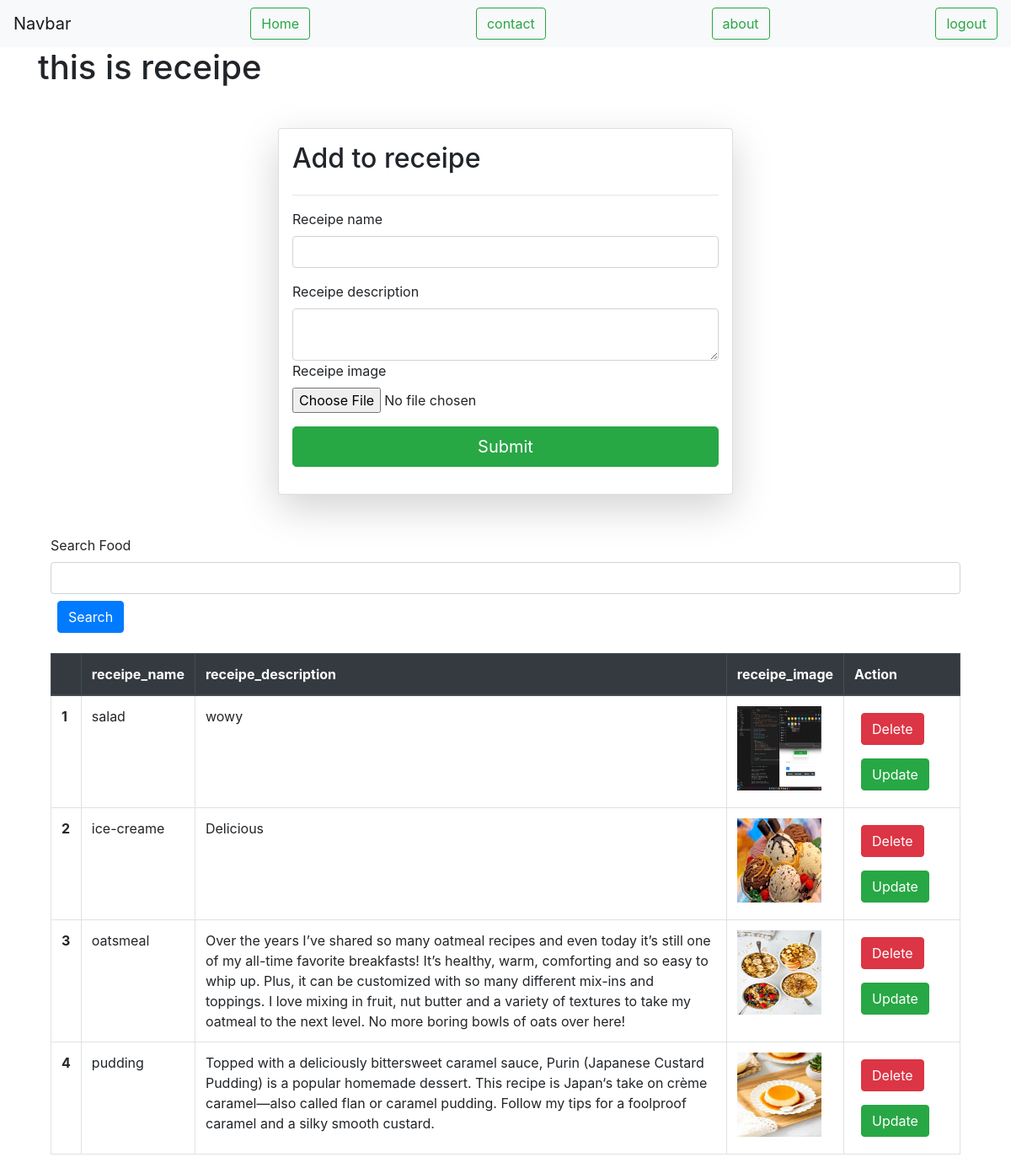
The page /receipe/ (signed in) on the database its author committed.
### vege/models.py (models this page shows)
class Receipe(models.Model):
    user = models.ForeignKey(User , on_delete = models.SET_NULL, null=True,blank=True   )
    receipe_name = models.CharField(max_length=500)
    receipe_description = models.TextField()
    receipe_image = models.ImageField(upload_to = "receipe",null=True,blank=True)

### vege/views.py (the view, shortened to what this page needs)
# urls.py: path('receipe/',receipes,name="receipes"),
@login_required(login_url="/login/")
def receipes(request):   # sourcery skip: extract-method, last-if-guard
    queryset = Receipe.objects.all()
    if request.GET.get('search'):
        queryset = queryset.filter(receipe_name__icontains = request.GET.get('search'))
    context = {'receipes': queryset}
    return render(request , 'receipe.html',context)

### vege/templates/receipe.html (shortened to what this page needs)
{% extends "base/base.html" %}
  {% block start  %}
    <div class="container">
        <h1>this is receipe </h1>
            <div class="container mt-5">
                <form class="col-6 mx-auto card p-3 shadow-lg" method="post" enctype="multipart/form-data">
                    <h2>Add to receipe</h2>
                    <hr>
                    <div class="mb-3">
                    <label for="exampleInputEmail1" class="form-label">Receipe name</label>
                    <input type="text" required name="receipe_name" class="form-control" >
                    </div>
                    <div class="mb-3">
                    <label for="exampleInputPassword1" class="form-label">Receipe description</label>
                    <textarea name="receipe_description" required class="form-control"></textarea>
                    <div class="form-group">
                        <label for="exampleFormControlFile1">Receipe image</label>
                        <input type="file" name="receipe_image"  class="form-control-file" id="exampleFormControlFile1">
                    </div>
                    <button type="submit" class="btn btn-success btn-lg btn-block">Submit</button>
                </form>
            </div>
            <div>
              <form action="">
                <div class="mt-5">
                  <div class="mb-3">
                    <label for="exampleInputEmail1" class="form-label">Search Food</label>
                    <input type="text" name="search" class="form-control" >
                    <button class=" text-center btn btn-primary m-2">Search</button>
                    </div>
                </div>
              </form>
                <table class="table table-bordered">
                    <thead class="thead-dark" >
                      <tr>
                        <th scope="col"></th>
                        <th scope="col">receipe_name</th>
                        <th scope="col">receipe_description</th>
                        <th scope="col">receipe_image</th>
                        <th scope="col">Action</th>
                      </tr>
                    </thead>
                    <tbody>
                        {% for receipe in receipes %}
                      <tr>
                        <th scope="row">{{forloop.counter}}</th>
                        <td scope="row">{{receipe.receipe_name}}</td>
                        <td scope="row">{{receipe.receipe_description}}</td>
                        <td scope="row">
                          {% if receipe.receipe_image %}
                          <img src="{{ receipe.receipe_image.url }}" width="100" height="100">
                          {% else %}
                          No image available
                          {% endif %}
                        </td>
                        <td scope="row">
                          <a href="/delete-receipe/{{receipe.id}}/"  class=" text-center btn btn-danger m-2" >Delete</a>
                          <a href="/update-receipe/{{receipe.id}}/"  class=" text-center btn btn-success m-2" >Update</a>
                        </td>
                      </tr>
                      {% endfor %}
                    </tbody>
                  </table>
            </div>
</div>
{% endblock  %}

### home/templates/base/base.html (shortened to what this page needs)
<!DOCTYPE html>
<html lang="en">
<head>
    <link rel="stylesheet" href="https://cdn.jsdelivr.net/npm/bootstrap@4.6.2/dist/css/bootstrap.min.css">
</head>
<body>
    <nav class="navbar navbar-light bg-light justify-content-between">
        <a class="navbar-brand" class="btn btn-outline-success my-2 my-sm-0" >Navbar</a>
        <a href='/' class="btn btn-outline-success my-2 my-sm-0" >Home</a>
        <a href="/contact/" class="btn btn-outline-success my-2 my-sm-0" >contact</a>
        <a href="/about/" class="btn btn-outline-success my-2 my-sm-0" >about</a>
        {% if request.user.is_authenticated %}
        <a href="/logout/" class="btn btn-outline-success my-2 my-sm-0" type="submit">logout</a>
        {% else %}
        <a href="/login/" class="btn btn-outline-success my-2 my-sm-0" type="submit">login</a>
        {% endif %}
    </nav>
    {% block start %}
    {% endblock %}
</body>
</html>

### rows shown on the page
Receipe: receipe_name "salad", receipe_description "wowy", receipe_image (picture)
Receipe: receipe_name "ice-creame", receipe_description "Delicious", receipe_image (picture)
Receipe: receipe_name "oatsmeal", receipe_description "Over the years I’ve shared so many oatmeal recipes and even today it’s still one of my all-time favorite breakfasts! It’s healthy, warm, comforting and so easy to whip up. Plus, it can be customized with so many different mix-ins and toppings. I love mixing in fruit, nut butter and a variety of textures to take my oatmeal to the next level. No more boring bowls of oats over here!", receipe_image (picture)
Receipe: receipe_name "pudding", receipe_description "Topped with a deliciously bittersweet caramel sauce, Purin (Japanese Custard Pudding) is a popular homemade dessert. This recipe is Japan‘s take on crème caramel—also called flan or caramel pudding. Follow my tips for a foolproof caramel and a silky smooth custard.", receipe_image (picture)
